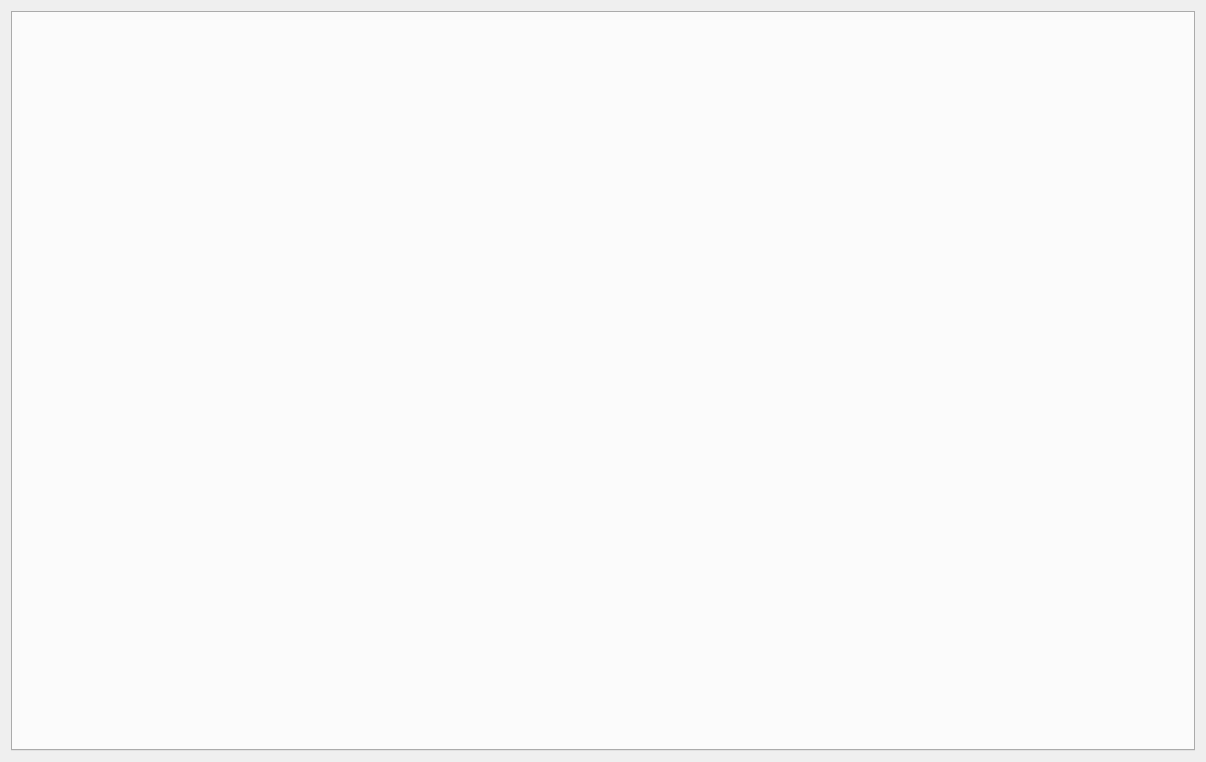
<?xml version="1.0" encoding="UTF-8"?>
<ui version="4.0">
 <class>STM32_Window</class>
 <widget class="QMainWindow" name="STM32_Window">
  <property name="geometry">
   <rect>
    <x>0</x>
    <y>0</y>
    <width>1206</width>
    <height>762</height>
   </rect>
  </property>
  <property name="windowTitle">
   <string>STM32_Window</string>
  </property>
  <widget class="QWidget" name="centralWidget">
   <layout class="QGridLayout" name="gridLayout_2">
    <item row="0" column="0">
     <widget class="QTabWidget" name="tabWidget">
      <property name="currentIndex">
       <number>-1</number>
      </property>
     </widget>
    </item>
   </layout>
  </widget>
  <widget class="QMenuBar" name="menuBar">
   <property name="geometry">
    <rect>
     <x>0</x>
     <y>0</y>
     <width>1206</width>
     <height>23</height>
    </rect>
   </property>
  </widget>
 </widget>
 <layoutdefault spacing="6" margin="11"/>
 <resources/>
 <connections/>
</ui>
